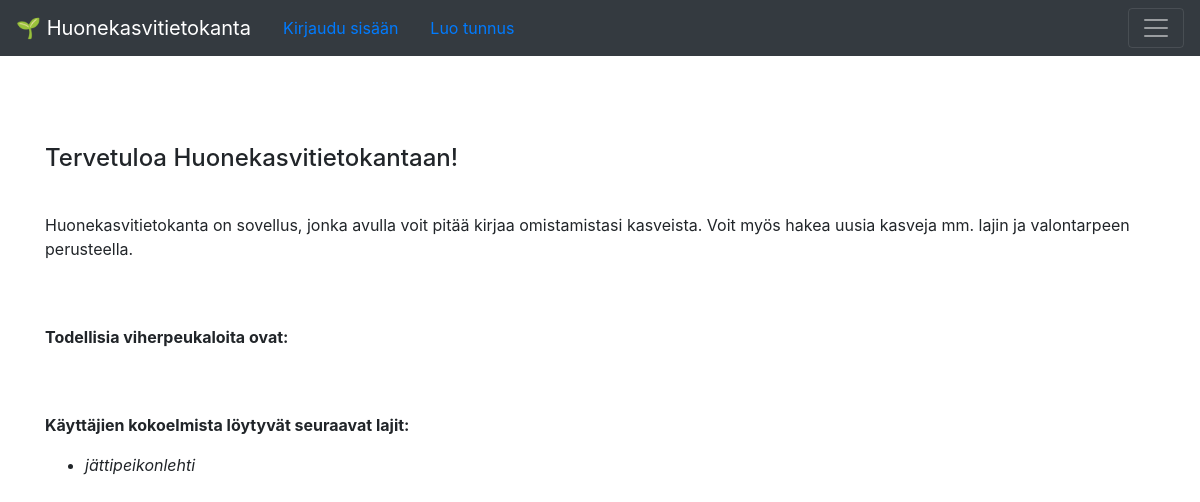
Before: / with the older database file.
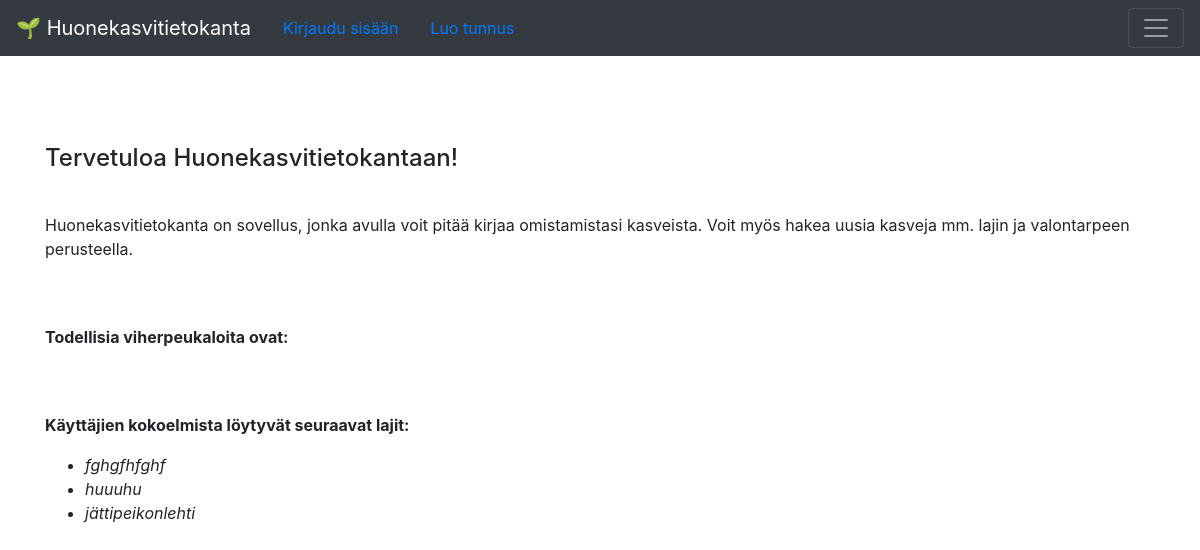
After: the same page with the newer database file.
### application/species/models.py (models this page shows, shortened)
class Species(Base):
    __tablename__ = "species"
    genus = db.Column(db.String(144), nullable=False)
    epithet = db.Column(db.String(144), nullable=False)
    water = db.Column(db.String(144), nullable=False)
    light = db.Column(db.String(144), nullable=False)
    plants = db.relationship('Plant', backref='plant_species', lazy=True)
    @staticmethod
    def find_current_species():
        stmt = text("SELECT Species.id, Species.name  FROM Species"
                     " INNER JOIN Plant ON Plant.species_id = Species.id"
                     " GROUP BY Species.name;")
        res = db.engine.execute(stmt)
        response = []
        for row in res:
            response.append({ "id":row[0], "name":row[1]})
        return response

### application/views.py (the view)
@app.route('/')
def index():
    return render_template("index.html", current_species=Species.find_current_species(), greenthumbs=User.find_greenthumbs())

### application/auth/models.py (called while the page is built)
    @staticmethod
    def find_greenthumbs():
        stmt = text("SELECT Account.id, Account.name FROM Account"
                    " LEFT JOIN Plant ON Plant.account_id = Account.id"
                    " GROUP BY Account.id"
                    " HAVING COUNT(Plant.id) > 9")
        res = db.engine.execute(stmt)
        response = []
        for row in res:
            response.append({"id":row[0], "name":row[1]})
        return response

### application/templates/index.html (shortened to what this page needs)
{% extends "layout.html" %}
{% block body %}
  <p>
  <h4>Tervetuloa Huonekasvitietokantaan!</h4></p>
<p><br>
  Huonekasvitietokanta on sovellus, jonka avulla voit pitää kirjaa omistamistasi kasveista. Voit myös hakea uusia kasveja mm. lajin ja valontarpeen perusteella.
  </p>
<br>
<br>
{% if greenthumbs is defined %}
        <p>
          <b>Todellisia viherpeukaloita ovat:</b>
        </p>
        {% endif %}
        {% if current_species is defined %}
        <p>
          <br><br>
          <b>Käyttäjien kokoelmista löytyvät seuraavat lajit:</b>
        </p>
        <ul>
          {% for species in current_species %}
          <li>
           <i> {{species.name}} </i>
          </li>
          {% endfor %}
        </ul>
        {% endif %}
{% endblock %}

Changed rows visible on the page:
now on this page (row unchanged): Species: name "fghgfhfghf"
added Species: name "huuuhu"
